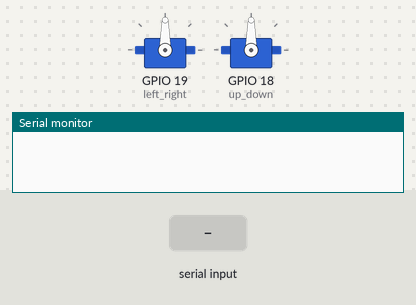
The program below on a simulated ESP32. Shown: 2 × servo, the last lines printed to the serial monitor. Inputs (shaded band) come from the test bench.

Above: at 1.2 s.
1.3 s: "90,45\n" received over Serial
At 2.8 s:
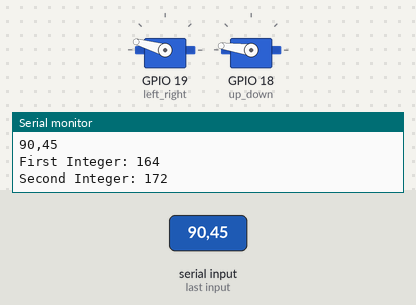
3.8 s: "5\n" received over Serial
At 5.9 s:
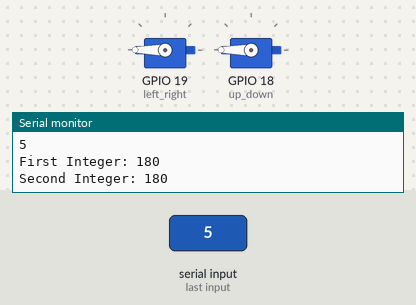
6.3 s: "1,90,45\n" received over Serial
At 7.9 s:
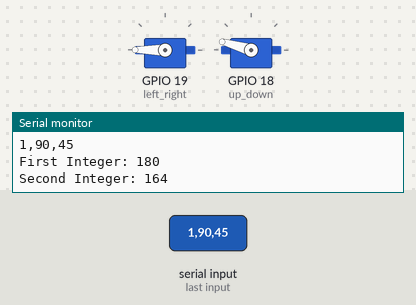
8.8 s: "30,150\n" received over Serial
At 10.9 s:
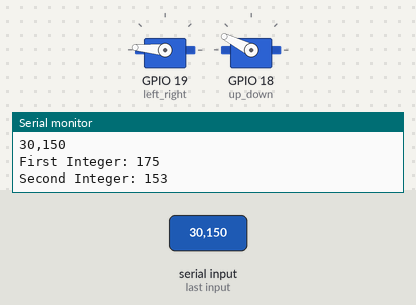
11.3 s: "200\n" received over Serial
At 12.8 s:
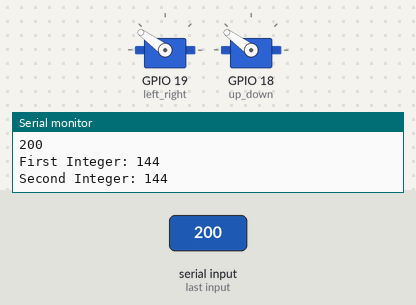
13.8 s: "1,90\n" received over Serial
At 15.9 s:
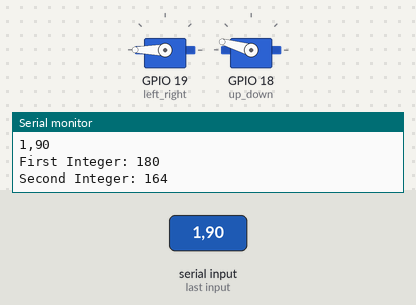
Timing chart, 0 to 17.3 s (numbered marks = the images above; inputs shaded):
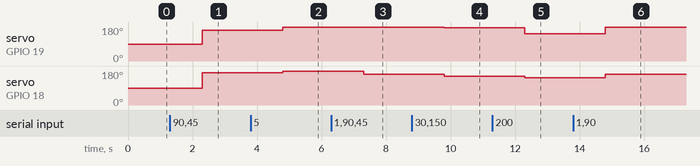

Measured:
- after the input at 1.3 s, servo on GPIO 19 (left_right): 90° → 164° after 1.0 s; servo on GPIO 18 (up_down): 90° → 172° after 1.0 s
- after the input at 3.8 s, servo on GPIO 19 (left_right): 164° → 180° after 1.0 s; servo on GPIO 18 (up_down): 172° → 180° after 1.0 s
- after the input at 6.3 s, servo on GPIO 18 (up_down): 180° → 164° after 1.0 s
- after the input at 8.8 s, servo on GPIO 19 (left_right): 180° → 175° after 1.0 s; servo on GPIO 18 (up_down): 164° → 153° after 1.0 s
- after the input at 11.3 s, servo on GPIO 19 (left_right): 175° → 144° after 1.0 s; servo on GPIO 18 (up_down): 153° → 144° after 1.0 s
- after the input at 13.8 s, servo on GPIO 19 (left_right): 144° → 180° after 1.0 s; servo on GPIO 18 (up_down): 144° → 164° after 1.0 s

The program:

main.cpp
```cpp
#include <ESP32Servo.h>
#include <Arduino.h>
String inputString;

Servo left_right;
Servo up_down;

void setup()
{
  left_right.attach(19);
  up_down.attach(18);
  Serial.begin(9600);
}


void loop()
{
  while(Serial.available()) // while serial is valid read data sent from python to the port
  {
    inputString = Serial.readStringUntil('\r'); // read each line to the new carige return
    Serial.println(inputString); // print for debugging

    // parse the x and y from the serial port
    int x_axis = inputString.substring(0, inputString.indexOf(',')).toInt();
    int y_axis = inputString.substring(inputString.indexOf(',') + 1).toInt();

    int y = map(y_axis, 0, 1000, 180, 0); // scale both x and y to the angle of the 180 degree servos with datas range of 0 - 1000
    int x = map(x_axis, 0, 1000, 180, 0);

    left_right.write(x);
    up_down.write(y);

    // Print the parsed values
    Serial.print("First Integer: ");
    Serial.println(x);
    Serial.print("Second Integer: ");
    Serial.println(y);
  }
}
```
